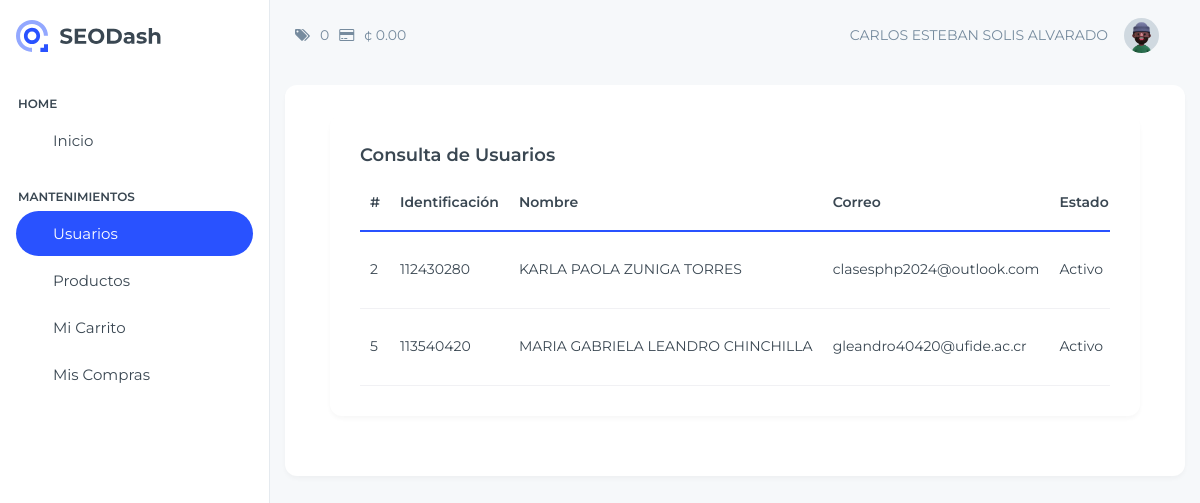
The page /View/Usuario/consultarUsuarios.php (signed in) on the database its author committed.
### tables this page shows
CREATE TABLE `tusuario` (
  `Consecutivo` bigint(11) NOT NULL AUTO_INCREMENT,
  `Identificacion` varchar(20) NOT NULL,
  `Nombre` varchar(255) NOT NULL,
  `CorreoElectronico` varchar(80) NOT NULL,
  `Contrasena` varchar(10) NOT NULL,
  `Activo` bit(1) NOT NULL,
  `ConsecutivoRol` int(11) DEFAULT NULL,
  PRIMARY KEY (`Consecutivo`),
  UNIQUE KEY `CorreoElectronico_UNIQUE` (`CorreoElectronico`),
  UNIQUE KEY `Identificacion_UNIQUE` (`Identificacion`),
  KEY `FK_ROL` (`ConsecutivoRol`),
  CONSTRAINT `FK_ROL` FOREIGN KEY (`ConsecutivoRol`) REFERENCES `trol` (`Consecutivo`)
);

### Model/UsuarioModel.php (called while the page is built, shortened)
<?php
    function ConsultarUsuariosModel($consecutivo)
    {
        try {
            $enlace = AbrirBD();
            $sentencia = "CALL ConsultarUsuarios('$consecutivo')" ;
            $result = $enlace -> query($sentencia);
            return $result;
        } catch (Exception $ex) {
            return null;
        }
    }
?>

### Controller/UsuarioController.php (called while the page is built, shortened)
<?php
    include_once $_SERVER["DOCUMENT_ROOT"] .'/Proyecto_Clase/Model/UsuarioModel.php';
    function ConsultarUsuarios()
    {
        return ConsultarUsuariosModel($_SESSION["ConsecutivoUsuario"]);
    }
?>

### View/Usuario/consultarUsuarios.php (the view, shortened to what this page needs)
<?php
    include_once $_SERVER["DOCUMENT_ROOT"] .'/Proyecto_Clase/View/layout.php';
    include_once $_SERVER["DOCUMENT_ROOT"] .'/Proyecto_Clase/Controller/UsuarioController.php';
?>
<!doctype html>
<html lang="en">
<body class="page-wrapper">
    <div id="main-wrapper" data-layout="vertical" data-navbarbg="skin6" data-sidebartype="full"
        data-sidebar-position="fixed" data-header-position="fixed">
        <div class="body-wrapper">
            <div class="container-fluid">
                <div class="row">
                    <div class="card">
                        <div class="card-body">
                            <div class="card">
                                <div class="card-body">
                                    <h5 class="card-title">Consulta de Usuarios</h5>
                                    <div class="table-responsive">
                                        <table id="example" class="table text-nowrap align-middle mb-0">
                                            <thead>
                                                <tr class="border-2 border-bottom border-primary border-0">
                                                    <th scope="col">#</th>
                                                    <th scope="col">Identificación</th>
                                                    <th scope="col">Nombre</th>
                                                    <th scope="col">Correo</th>
                                                    <th scope="col">Estado</th>
                                                </tr>
                                            </thead>
                                            <tbody class="table-group-divider">
                                                <?php
                                                    $datos = ConsultarUsuarios();
                                                    While($fila = mysqli_fetch_array($datos))
                                                    {
                                                        echo "<tr>";
                                                        echo "<td>" . $fila["Consecutivo"]. "</td>";
                                                        echo "<td>" . $fila["Identificacion"]. "</td>";
                                                        echo "<td>" . $fila["Nombre"]. "</td>";
                                                        echo "<td>" . $fila["CorreoElectronico"]. "</td>";
                                                        echo "<td>" . $fila["DescripcionActivo"]. "</td>";
                                                        echo "</tr>";
                                                    }
                                                ?>
                                            </tbody>
                                        </table>
                                    </div>
                                </div>
                            </div>
                        </div>
                    </div>
                </div>
            </div>
        </div>
    </div>
</body>
</html>

### rows shown on the page
tusuario: Consecutivo "2", Identificacion "112430280", Nombre "KARLA PAOLA ZUNIGA TORRES", CorreoElectronico "clasesphp2024@outlook.com", DescripcionActivo "Activo"
tusuario: Consecutivo "5", Identificacion "113540420", Nombre "MARIA GABRIELA LEANDRO CHINCHILLA", CorreoElectronico "gleandro40420@ufide.ac.cr", DescripcionActivo "Activo"

### other values the page prints
$cantidad "0"
$total "0.00"
$usuario "CARLOS ESTEBAN SOLIS ALVARADO"
